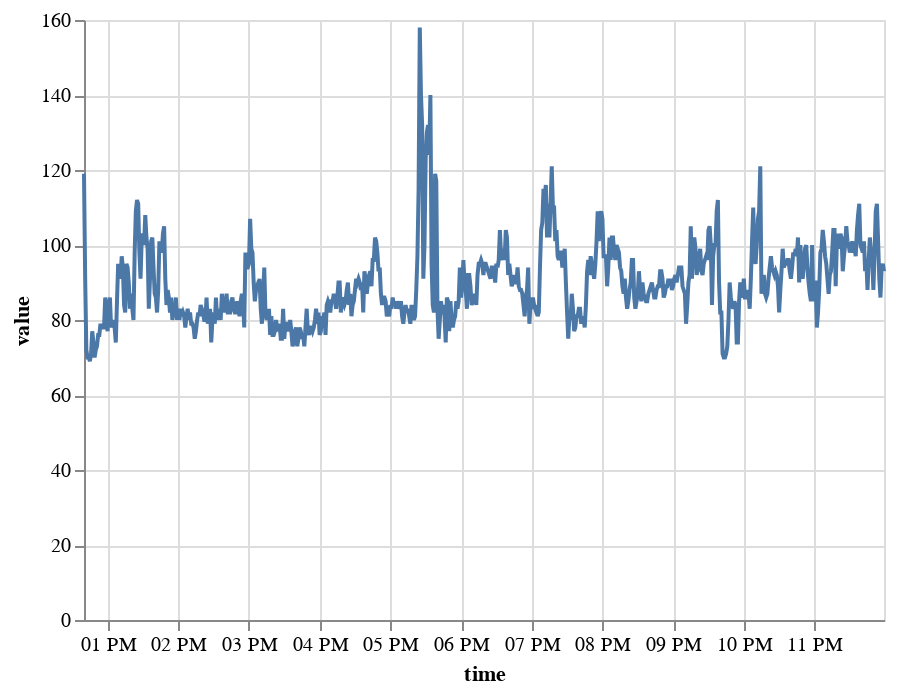

The cell this chart's notebook holds for it:
### Code cell
import altair as alt

alt.Chart(df).mark_line().encode(
    x="ttime",
    y="value",
)

### Figure 1 — Vega-Lite specification as saved in the notebook (floating-point values rounded to 4 significant figures; data arrays with more than 128 entries replaced by an {"elided": "..."} marker saying what was removed)
{"config": {"view": {"continuousWidth": 400, "continuousHeight": 300}}, "data": {"name": "data-9a85aadfa2fce47501d8cf07e82e5cb2"}, "mark": "line", "encoding": {"x": {"field": "time", "type": "temporal"}, "y": {"field": "value", "type": "quantitative"}}, "$schema": "https://vega.github.io/schema/vega-lite/v4.17.0.json", "datasets": {"data-9a85aadfa2fce47501d8cf07e82e5cb2": {"elided": "680 records"}}}
